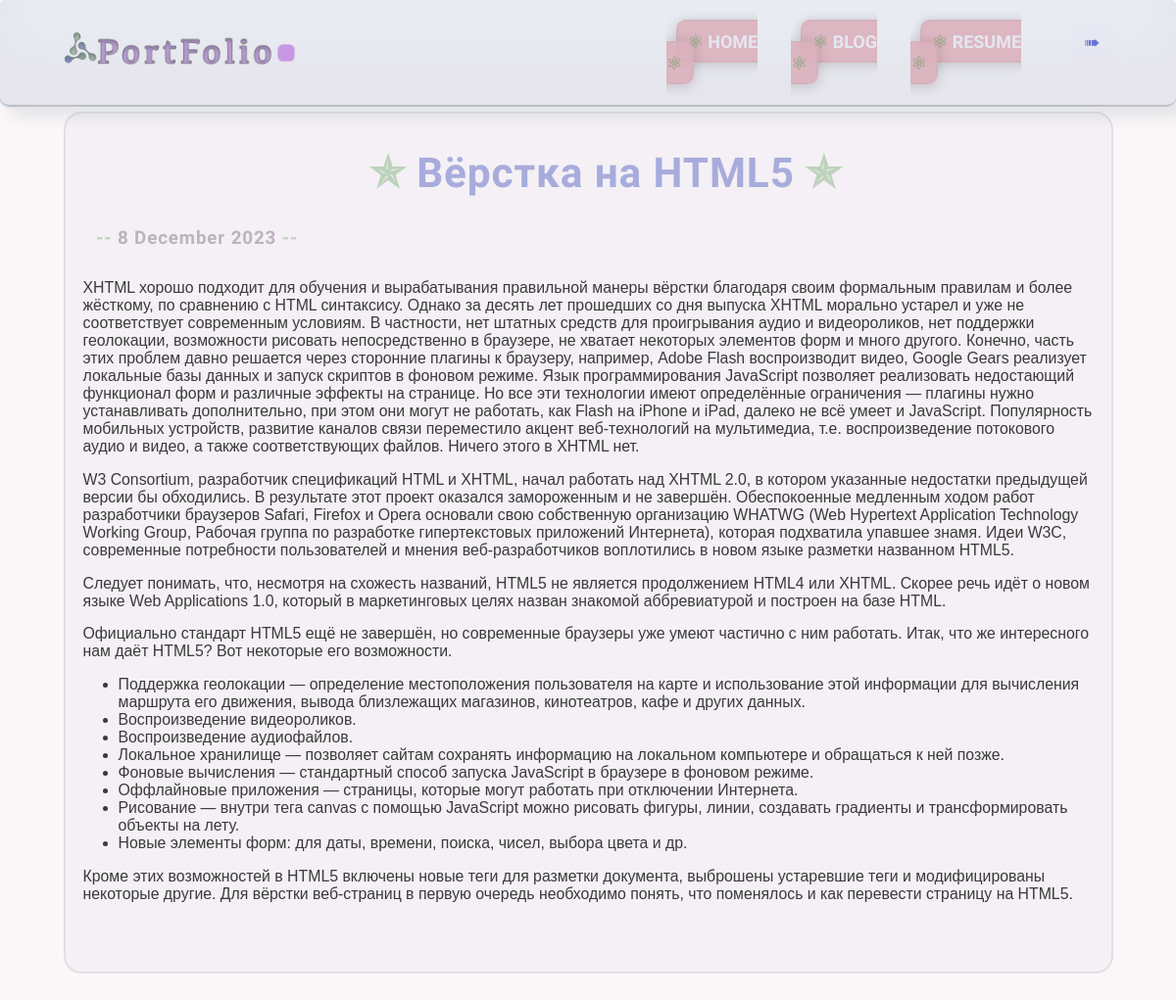
Page /blog/1/ on the committed database.
### blog/models.py (models this page shows, shortened)
class Blog(models.Model):
    title = models.CharField(max_length=200)
    description = models.TextField()
    date = models.DateField()

### blog/views.py (the view)
# urls.py: path('<int:blog_id>/', views.detail, name='detail'),
def detail(request, blog_id):
    blog = get_object_or_404(Blog, pk=blog_id)
    return render(request, 'blog/details.html', {'blog': blog})

### blog/templates/blog/details.html (shortened to what this page needs)
{% extends 'skills/base.html' %}
{% block content %}
<div class="detail">
    <h1 style="transform: translateY(-100%); transition: transform ease-in-out 0.7s;" class="h1font"> <span class="flower">&#10031;</span> {{ blog.title }} <span class="flower">&#10031;</span></h1>
    <h5> <span class="flower">--</span>  {{ blog.date | date:'j E Y'  }} <span class="flower">--</span></h5>
    <p>{{ blog.description | safe }}</p>
</div>
{%  endblock  %}

### skills/static/css/style.css (style rules this page uses)
body { background-color: rgba(219, 177, 188, 0.1); padding: 0; margin: 0; transition: opacity 0.4s ease-in-out; opacity: 0; zoom: 0.9; }
body.loaded { opacity: 1; }
.container h1 { text-align: center; margin: 20px 0; font-size: 47px; }
h1 { color: rgba(143, 149, 211, 0.75); padding-left: 40px; font-family: 'Rubik Bubbles', sans-serif; letter-spacing: 1px; }
.h1font { font-family: 'Rubik Moonrocks', serif; }
.flower { color: rgba(85, 154, 80, 0.35); }
.detail { background: rgba(173, 177, 218, 0.09); padding: 20px 20px 60px; border-radius: 20px; border: 3px solid rgba(144, 146, 146, 0.18); font-family: 'Bitter', sans-serif; color: #3a3a3a; font-size: 1.1rem; font-weight: 500; }
h5 { color: rgba(61, 44, 69, 0.31); padding-left: 15px; font-size: 1.3rem; font-family: 'Rubik Moonrocks', serif; letter-spacing: 1px; }
.animated-opacity { opacity: 1; transition: opacity 4s ease-in-out; animation: fadeIn 3s ease-in-out; }

### rows in the picture
Blog: title "Вёрстка на HTML5", date "8 December 2023", description "XHTML хорошо подходит для обучения и вырабатывания правильной манеры вёрстки благодаря своим формальным правилам и более жёсткому, по сравнению с HTML синтаксису. Однако за десять лет прошедших со дня выпуска XHTML морально устарел и уже не соответствует современным условиям. В частности, нет штатных средств для проигрывания аудио и видеороликов, нет поддержки геолокации, возможности рисовать непосредственно в браузере, не хватает некоторых элементов форм и много другого. Конечно, часть этих проблем давно решается через сторонние плагины к браузеру, например, Adobe Flash воспроизводит видео, Google Gears реализует локальные базы данных и запуск скриптов в фоновом режиме. Язык…"
